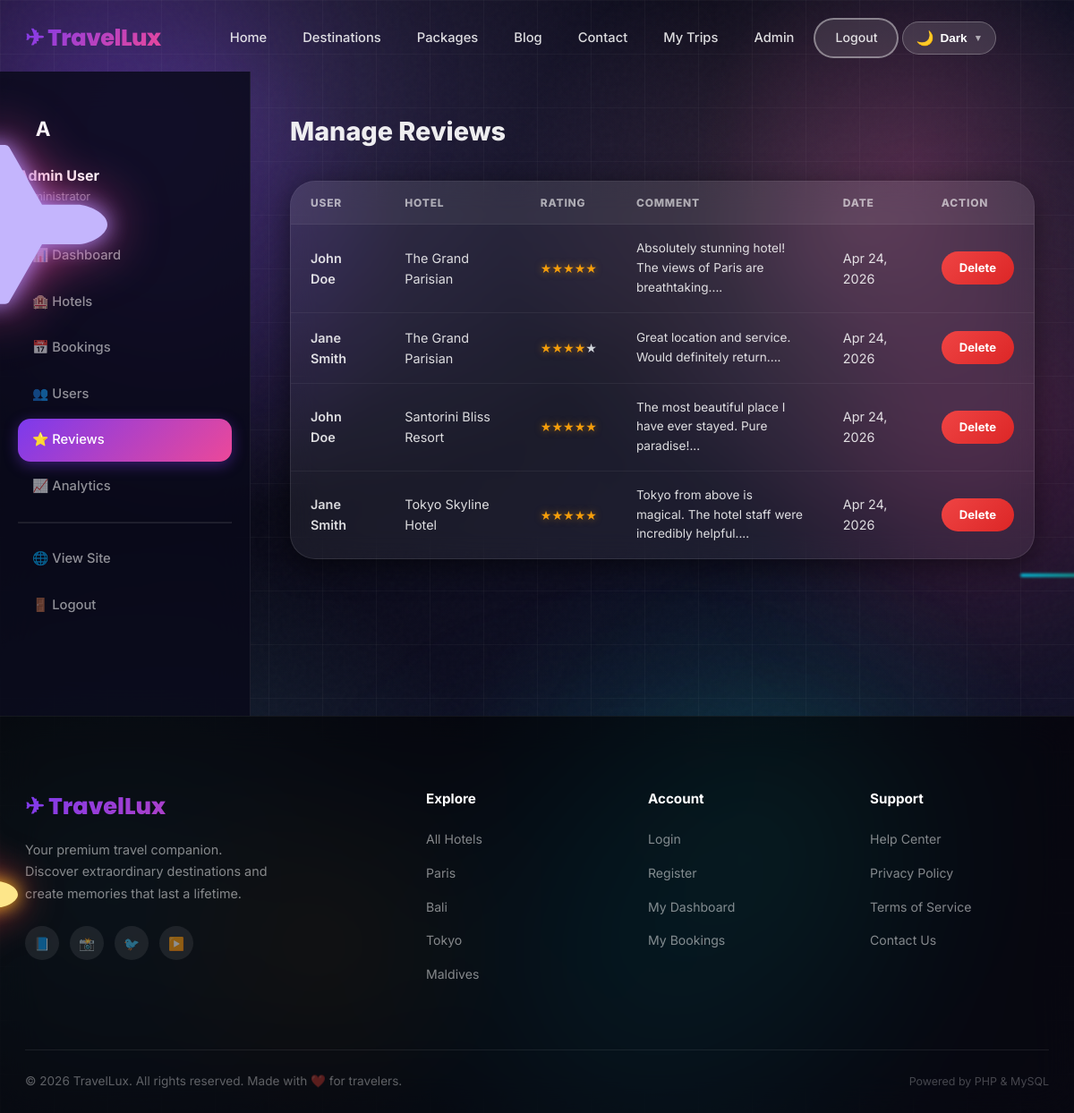
Page /pages/admin/reviews.php (signed in) on the committed database.
### tables this page shows
CREATE TABLE IF NOT EXISTS reviews (
    id INT AUTO_INCREMENT PRIMARY KEY,
    user_id INT NOT NULL,
    hotel_id INT NOT NULL,
    booking_id INT DEFAULT NULL,
    rating INT NOT NULL CHECK (rating BETWEEN 1 AND 5),
    comment TEXT,
    created_at TIMESTAMP DEFAULT CURRENT_TIMESTAMP,
    UNIQUE KEY unique_review (user_id, hotel_id),
    FOREIGN KEY (user_id) REFERENCES users(id) ON DELETE CASCADE,
    FOREIGN KEY (hotel_id) REFERENCES hotels(id) ON DELETE CASCADE
);

CREATE TABLE IF NOT EXISTS users (
    id INT AUTO_INCREMENT PRIMARY KEY,
    name VARCHAR(100) NOT NULL,
    email VARCHAR(100) UNIQUE NOT NULL,
    password VARCHAR(255) NOT NULL,
    phone VARCHAR(20),
    avatar VARCHAR(255) DEFAULT NULL,
    role ENUM('user','admin') DEFAULT 'user',
    is_verified TINYINT(1) DEFAULT 0,
    reset_token VARCHAR(255) DEFAULT NULL,
    created_at TIMESTAMP DEFAULT CURRENT_TIMESTAMP,
    updated_at TIMESTAMP DEFAULT CURRENT_TIMESTAMP ON UPDATE CURRENT_TIMESTAMP
);

CREATE TABLE IF NOT EXISTS hotels (
    id INT AUTO_INCREMENT PRIMARY KEY,
    name VARCHAR(255) NOT NULL,
    location VARCHAR(255) NOT NULL,
    city VARCHAR(100) NOT NULL,
    country VARCHAR(100) NOT NULL,
    lat DECIMAL(10,8) DEFAULT NULL,
    lng DECIMAL(11,8) DEFAULT NULL,
    price DECIMAL(10,2) NOT NULL,
    rating FLOAT DEFAULT 0,
    stars INT DEFAULT 3,
    image VARCHAR(255),
    gallery TEXT,
    description TEXT,
    amenities TEXT,
    total_rooms INT DEFAULT 10,
    available_rooms INT DEFAULT 10,
    is_featured TINYINT(1) DEFAULT 0,
    created_at TIMESTAMP DEFAULT CURRENT_TIMESTAMP
);

### backend/controllers/AdminController.php (called while the page is built, shortened)
<?php
require_once __DIR__ . '/../models/Booking.php';
require_once __DIR__ . '/../models/Review.php';
require_once __DIR__ . '/../helpers/functions.php';
class AdminController {
    public function __construct($pdo) {
        $this->review = new Review($pdo);
    }
}

### backend/models/Review.php (called while the page is built, shortened)
<?php
class Review {
    private $pdo;
    public function __construct($pdo) {
        $this->pdo = $pdo;
    }
    public function getAll($limit = 50) {
        $stmt = $this->pdo->prepare("SELECT r.*, u.name as user_name, h.name as hotel_name FROM reviews r JOIN users u ON r.user_id = u.id JOIN hotels h ON r.hotel_id = h.id ORDER BY r.created_at DESC LIMIT ?");
        $stmt->execute([$limit]);
        return $stmt->fetchAll();
    }
}

### pages/admin/reviews.php (the view, shortened to what this page needs)
<?php
require_once __DIR__ . '/../../config/db.php';
require_once __DIR__ . '/../../backend/helpers/functions.php';
require_once __DIR__ . '/../../backend/controllers/AdminController.php';
$admin = new AdminController($pdo);
$reviews = $admin->review->getAll(100);
require_once __DIR__ . '/../../includes/header.php';
?>
<div class="dashboard-layout">
    <?php require_once __DIR__ . '/../../includes/admin-sidebar.php'; ?>
    <main class="dashboard-main">
        <h1 style="font-size: 1.8rem; font-weight: 800; margin-bottom: 32px;">Manage Reviews</h1>
        <div class="table-wrap">
            <table class="data-table">
                <thead>
                    <tr><th>User</th><th>Hotel</th><th>Rating</th><th>Comment</th><th>Date</th><th>Action</th></tr>
                </thead>
                <tbody>
                    <?php foreach ($reviews as $r): ?>
                    <tr>
                        <td style="font-weight: 600;"><?= htmlspecialchars($r['user_name']) ?></td>
                        <td><?= htmlspecialchars($r['hotel_name']) ?></td>
                        <td><?= renderStars($r['rating']) ?></td>
                        <td style="max-width: 300px; font-size: 0.85rem; color: var(--text-light);"><?= htmlspecialchars(substr($r['comment'], 0, 100)) ?>...</td>
                        <td><?= formatDate($r['created_at']) ?></td>
                        <td>
                            <a href="?delete=<?= $r['id'] ?>" class="btn btn-danger btn-sm" onclick="return confirm('Delete review?')">Delete</a>
                        </td>
                    </tr>
                    <?php endforeach; ?>
                </tbody>
            </table>
        </div>
    </main>
</div>
<?php require_once __DIR__ . '/../../includes/footer.php'; ?>

### includes/header.php (shortened to what this page needs)
<!DOCTYPE html>
<html lang="en">
<head>
<link rel="stylesheet" href="<?= APP_URL ?>/assets/css/variables.css">
<link rel="stylesheet" href="<?= APP_URL ?>/assets/css/themes.css">
<link rel="stylesheet" href="<?= APP_URL ?>/assets/css/background.css">
<link rel="stylesheet" href="<?= APP_URL ?>/assets/css/planes.css">
<link rel="stylesheet" href="<?= APP_URL ?>/assets/css/style.css">
<link rel="stylesheet" href="<?= APP_URL ?>/assets/css/animations.css">
<link rel="stylesheet" href="<?= APP_URL ?>/assets/css/responsive.css">
<link rel="stylesheet" href="<?= APP_URL ?>/assets/css/image-viewer.css">
<link rel="stylesheet" href="https://unpkg.com/leaflet@1.9.4/dist/leaflet.css">
<link rel="stylesheet" href="https://unpkg.com/aos@2.3.4/dist/aos.css">
</head>
<body class="page-enter">
<div class="bg-orb bg-orb-1"></div>
<div class="bg-orb bg-orb-2"></div>
<div class="bg-orb bg-orb-3"></div>
<div class="bg-orb bg-orb-4"></div>
<div class="bg-grid"></div>
<div class="bg-noise"></div>
<?php require_once __DIR__ . '/navbar.php'; ?>

### includes/navbar.php (shortened to what this page needs)
<nav class="navbar" id="navbar">
    <div class="container nav-inner">
        <a href="<?= APP_URL ?>/index.php" class="nav-logo">✈ TravelLux</a>
        <ul class="nav-links" id="navLinks">
            <li><a href="<?= APP_URL ?>/index.php">Home</a></li>
            <li><a href="<?= APP_URL ?>/pages/search.php">Destinations</a></li>
            <li><a href="<?= APP_URL ?>/pages/packages.php">Packages</a></li>
            <li><a href="<?= APP_URL ?>/pages/blog.php">Blog</a></li>
            <li><a href="<?= APP_URL ?>/pages/contact.php">Contact</a></li>
            <?php if (isLoggedIn()): ?>
                <li><a href="<?= APP_URL ?>/pages/user/dashboard.php">My Trips</a></li>
                <?php if (isAdmin()): ?>
                    <li><a href="<?= APP_URL ?>/pages/admin/dashboard.php">Admin</a></li>
                <?php endif; ?>
                <li><a href="<?= APP_URL ?>/auth/logout.php" class="btn btn-outline" style="padding:9px 22px;font-size:0.88rem;">Logout</a></li>
            <?php else: ?>
                <li><a href="<?= APP_URL ?>/auth/login.php" class="btn btn-outline" style="padding:9px 22px;font-size:0.88rem;">Login</a></li>
                <li><a href="<?= APP_URL ?>/auth/register.php" class="btn btn-primary" style="padding:9px 22px;font-size:0.88rem;">Sign Up</a></li>
            <?php endif; ?>
            <li id="themeSwitcher"></li>
        </ul>
    </div>
</nav>

### includes/admin-sidebar.php
<aside class="sidebar">
    <div style="margin-bottom: 32px;">
        <div style="width: 56px; height: 56px; border-radius: 50%; background: var(--gradient); display: flex; align-items: center; justify-content: center; color: white; font-size: 1.4rem; font-weight: 700; margin-bottom: 12px;">A</div>
        <div style="color: white; font-weight: 700;"><?= htmlspecialchars($_SESSION['user_name'] ?? 'Admin') ?></div>
        <div style="color: rgba(255,255,255,0.5); font-size: 0.8rem;">Administrator</div>
    </div>
    <nav class="sidebar-nav">
        <a href="<?= APP_URL ?>/pages/admin/dashboard.php" class="<?= strpos($_SERVER['REQUEST_URI'], 'admin/dashboard') !== false ? 'active' : '' ?>">📊 Dashboard</a>
        <a href="<?= APP_URL ?>/pages/admin/hotels.php" class="<?= strpos($_SERVER['REQUEST_URI'], 'admin/hotels') !== false ? 'active' : '' ?>">🏨 Hotels</a>
        <a href="<?= APP_URL ?>/pages/admin/bookings.php" class="<?= strpos($_SERVER['REQUEST_URI'], 'admin/bookings') !== false ? 'active' : '' ?>">📅 Bookings</a>
        <a href="<?= APP_URL ?>/pages/admin/users.php" class="<?= strpos($_SERVER['REQUEST_URI'], 'admin/users') !== false ? 'active' : '' ?>">👥 Users</a>
        <a href="<?= APP_URL ?>/pages/admin/reviews.php" class="<?= strpos($_SERVER['REQUEST_URI'], 'admin/reviews') !== false ? 'active' : '' ?>">⭐ Reviews</a>
        <a href="<?= APP_URL ?>/pages/admin/analytics.php" class="<?= strpos($_SERVER['REQUEST_URI'], 'admin/analytics') !== false ? 'active' : '' ?>">📈 Analytics</a>
        <hr style="border-color: rgba(255,255,255,0.1); margin: 16px 0;">
        <a href="<?= APP_URL ?>/index.php">🌐 View Site</a>
        <a href="<?= APP_URL ?>/auth/logout.php">🚪 Logout</a>
    </nav>
</aside>

### backend/helpers/functions.php (shortened to what this page needs)
<?php
function isLoggedIn() {
    return isset($_SESSION['user_id']);
}
function isAdmin() {
    return isset($_SESSION['role']) && $_SESSION['role'] === 'admin';
}
function formatDate($date) {
    return date('M d, Y', strtotime($date));
}
function renderStars($rating) {
    $html = '';
    for ($i = 1; $i <= 5; $i++) {
        $class = $i <= round($rating) ? 'star filled' : 'star';
        $html .= "<span class='$class'>&#9733;</span>";
    }
    return $html;
}

### includes/footer.php (shortened to what this page needs)
<footer class="footer">
    <div class="container">
        <div class="footer-grid">
            <div class="footer-brand">
                <a href="<?= APP_URL ?>/index.php" class="footer-logo">✈ TravelLux</a>
                <p>Your premium travel companion. Discover extraordinary destinations and create memories that last a lifetime.</p>
                <div class="footer-social" style="margin-top:24px;">
                    <a href="#" aria-label="Facebook">📘</a>
                    <a href="#" aria-label="Instagram">📸</a>
                    <a href="#" aria-label="Twitter">🐦</a>
                    <a href="#" aria-label="YouTube">▶️</a>
                </div>
            </div>
            <div class="footer-links">
                <h4>Explore</h4>
                <ul>
                    <li><a href="<?= APP_URL ?>/pages/search.php">All Hotels</a></li>
                    <li><a href="<?= APP_URL ?>/pages/search.php?city=Paris">Paris</a></li>
                    <li><a href="<?= APP_URL ?>/pages/search.php?city=Bali">Bali</a></li>
                    <li><a href="<?= APP_URL ?>/pages/search.php?city=Tokyo">Tokyo</a></li>
                    <li><a href="<?= APP_URL ?>/pages/search.php?city=Maldives">Maldives</a></li>
                </ul>
            </div>
            <div class="footer-links">
                <h4>Account</h4>
                <ul>
                    <li><a href="<?= APP_URL ?>/auth/login.php">Login</a></li>
                    <li><a href="<?= APP_URL ?>/auth/register.php">Register</a></li>
                    <li><a href="<?= APP_URL ?>/pages/user/dashboard.php">My Dashboard</a></li>
                    <li><a href="<?= APP_URL ?>/pages/user/bookings.php">My Bookings</a></li>
                </ul>
            </div>
            <div class="footer-links">
                <h4>Support</h4>
                <ul>
                    <li><a href="#">Help Center</a></li>
                    <li><a href="#">Privacy Policy</a></li>
                    <li><a href="#">Terms of Service</a></li>
                    <li><a href="#">Contact Us</a></li>
                </ul>
            </div>
        </div>
        <div class="footer-bottom">
            <p>&copy; <?= date('Y') ?> TravelLux. All rights reserved. Made with ❤️ for travelers.</p>
            <p style="font-size:0.78rem; color:rgba(255,255,255,0.25);">Powered by PHP & MySQL</p>
        </div>
    </div>
</footer>
</body>
</html>

### assets/css/variables.css (style rules this page uses)
:root { --dark-bg: #0f0f0f; --dark-card: #1a1a1a; --dark-card-2: #222222; --dark-border: rgba(255,255,255,0.08); --primary: #7C3AED; --primary-light: #A78BFA; --primary-dark: #5B21B6; --secondary: #EC4899; --secondary-light:#F9A8D4; --accent: #06B6D4; --accent-2: #10B981; --gold: #F59E0B; --gold-light: #FCD34D; --grad-primary: linear-gradient(135deg, #7C3AED 0%, #EC4899 100%); --grad-ocean: linear-gradient(135deg, #06B6D4 0%, #7C3AED 100%); --grad-sunset: linear-gradient(135deg, #F59E0B 0%, #EC4899 50%, #7C3AED 100%); --grad-dark: linear-gradient(135deg, #0f0f0f 0%, #1a1a1a 50%, #111111 100%); --grad-card: linear-gradient(145deg, rgba(255,255,255,0.06), rgba(255,255,255,0.02)); --grad-glass: linear-gradient(135deg, rgba(255,255,255,0.08) 0%, rgba(255,255,255,0.02) 100%); --bg: var(--dark-bg); --bg-2: var(--dark-card); --dark: #0f0f0f; --dark-2: #1a1a1a; --dark-3: #222222; --dark-4: #2a2a2a; --white: #FFFFFF; --text: rgba(255,255,255,0.92); --text-light: rgba(255,255,255,0.60); --text-muted: rgba(255,255,255,0.35); --border: rgba(255,255,255,0.08); --border-light: rgba(255,255,255,0.04); --shadow-sm: 0 2px 8px rgba(0,0,0,0.4); --shadow: 0 8px 32px rgba(0,0,0,0.5); --shadow-lg: 0 20px 60px rgba(0,0,0,0.6); --shadow-xl: 0 32px 80px rgba(0,0,0,0.7); --shadow-glow:0 0 40px rgba(124,58,237,0.35); --shadow-pink:0 8px 32px rgba(236,72,153,0.25); --r-sm: 8px; --r: 14px; --r-lg: 20px; --r-xl: 28px; --r-2xl: 40px; --r-full:9999px; --t: all 0.3s cubic-bezier(0.4,0,0.2,1); --t-slow: all 0.6s cubic-bezier(0.4,0,0.2,1); --t-bounce:all 0.4s cubic-bezier(0.34,1.56,0.64,1); --font: 'Inter', 'Segoe UI', system-ui, sans-serif; --font-display: 'Poppins', 'Segoe UI', system-ui, sans-serif; }

### assets/css/themes.css (style rules this page uses)
[data-theme="dark"] { --primary: #A78BFA; --primary-light: #C4B5FD; --primary-dark: #7C3AED; --secondary: #F9A8D4; --accent: #67E8F9; --accent-2: #6EE7B7; --gold: #FCD34D; --grad-primary: linear-gradient(135deg, #A78BFA 0%, #F9A8D4 100%); --grad-ocean: linear-gradient(135deg, #67E8F9 0%, #A78BFA 100%); --grad-dark: linear-gradient(135deg, #0F0C29 0%, #1E1B4B 100%); --dark: #030308; --dark-2: #0D0D1F; --dark-3: #13132A; --bg: #0D0D1F; --bg-2: #13132A; --bg-card: #1A1A35; --white: #E8E8FF; --text: #E8E8FF; --text-light: #9CA3AF; --text-muted: #6B7280; --border: rgba(167,139,250,0.2); --border-light: rgba(167,139,250,0.1); --shadow: 0 8px 32px rgba(0,0,0,0.4); --shadow-lg: 0 20px 60px rgba(0,0,0,0.5); --shadow-xl: 0 32px 80px rgba(0,0,0,0.6); --nav-bg: rgba(3,3,8,0.95); --card-bg: #1A1A35; --input-bg: #13132A; --footer-bg: #030308; --sidebar-bg: #0D0D1F; }
[data-theme="dark"] body, [data-theme="neon"] body { background: var(--bg); color: var(--text); }
[data-theme="dark"] .hotel-card, [data-theme="dark"] .feature-card, [data-theme="dark"] .stat-card, [data-theme="dark"] .booking-card, [data-theme="dark"] .review-card, [data-theme="dark"] .table-wrap, [data-theme="dark"] .testimonial-card, [data-theme="neon"] .hotel-card, [data-theme="neon"] .feature-card, [data-theme="neon"] .stat-card, [data-theme="neon"] .booking-card, [data-theme="neon"] .review-card, [data-theme="neon"] .table-wrap, [data-theme="neon"] .testimonial-card { background: var(--card-bg); border-color: var(--border); color: var(--text); }
[data-theme="dark"] .data-table th, [data-theme="neon"] .data-table th { background: var(--bg-2); color: var(--text-light); }
[data-theme="dark"] .data-table td, [data-theme="neon"] .data-table td { border-color: var(--border-light); color: var(--text); }

### assets/css/animations.css (style rules this page uses)
.btn { position:relative; overflow:hidden; }
.page-enter { animation: fadeIn 0.4s ease; }

### rows in the picture
reviews: user.name "John Doe", hotel.name "The Grand Parisian", comment "Absolutely stunning hotel! The views of Paris are breathtaking.", created_at "Apr 24, 2026"
reviews: user.name "Jane Smith", hotel.name "The Grand Parisian", comment "Great location and service. Would definitely return.", created_at "Apr 24, 2026"
reviews: user.name "John Doe", hotel.name "Santorini Bliss Resort", comment "The most beautiful place I have ever stayed. Pure paradise!", created_at "Apr 24, 2026"
reviews: user.name "Jane Smith", hotel.name "Tokyo Skyline Hotel", comment "Tokyo from above is magical. The hotel staff were incredibly helpful.", created_at "Apr 24, 2026"

### other values in the picture
$_SESSION['user_name'] "Admin User"
